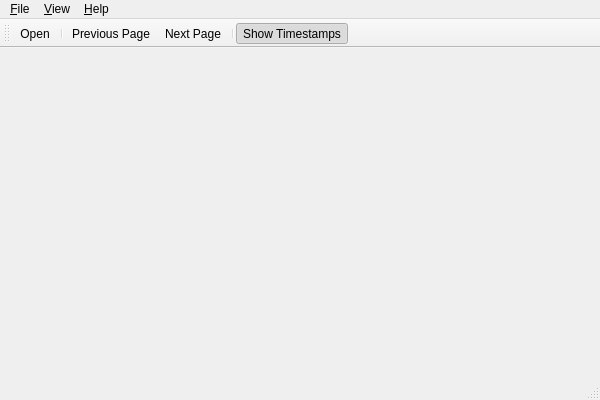
<?xml version="1.0" encoding="UTF-8"?>
<ui version="4.0">
 <class>MainWindow</class>
 <widget class="QMainWindow" name="MainWindow">
  <property name="geometry">
   <rect>
    <x>0</x>
    <y>0</y>
    <width>600</width>
    <height>400</height>
   </rect>
  </property>
  <property name="windowTitle">
   <string>Subtitler</string>
  </property>
  <property name="locale">
   <locale language="English" country="UnitedStates"/>
  </property>
  <property name="toolButtonStyle">
   <enum>Qt::ToolButtonTextBesideIcon</enum>
  </property>
  <property name="documentMode">
   <bool>true</bool>
  </property>
  <property name="unifiedTitleAndToolBarOnMac">
   <bool>true</bool>
  </property>
  <widget class="QWidget" name="pCentralWidget">
   <layout class="QVBoxLayout" name="verticalLayout">
    <property name="spacing">
     <number>0</number>
    </property>
    <property name="leftMargin">
     <number>0</number>
    </property>
    <property name="topMargin">
     <number>0</number>
    </property>
    <property name="rightMargin">
     <number>0</number>
    </property>
    <property name="bottomMargin">
     <number>0</number>
    </property>
    <item>
     <widget class="QTabWidget" name="pTabWidget">
      <property name="usesScrollButtons">
       <bool>true</bool>
      </property>
      <property name="documentMode">
       <bool>true</bool>
      </property>
      <property name="tabsClosable">
       <bool>true</bool>
      </property>
      <property name="movable">
       <bool>true</bool>
      </property>
      <property name="tabBarAutoHide">
       <bool>false</bool>
      </property>
     </widget>
    </item>
   </layout>
  </widget>
  <widget class="QMenuBar" name="pMenuBar">
   <property name="geometry">
    <rect>
     <x>0</x>
     <y>0</y>
     <width>600</width>
     <height>22</height>
    </rect>
   </property>
   <widget class="QMenu" name="pFileMenu">
    <property name="title">
     <string>&amp;File</string>
    </property>
    <addaction name="pOpenAction"/>
    <addaction name="pExitAction"/>
   </widget>
   <widget class="QMenu" name="pHelpMenu">
    <property name="title">
     <string>&amp;Help</string>
    </property>
    <addaction name="pAboutQtAction"/>
    <addaction name="pAboutAction"/>
   </widget>
   <widget class="QMenu" name="pViewMenu">
    <property name="title">
     <string>&amp;View</string>
    </property>
    <addaction name="pPreviousPageAction"/>
    <addaction name="pNextPageAction"/>
    <addaction name="separator"/>
    <addaction name="pShowTimestampsAction"/>
   </widget>
   <addaction name="pFileMenu"/>
   <addaction name="pViewMenu"/>
   <addaction name="pHelpMenu"/>
  </widget>
  <widget class="QToolBar" name="pToolBar">
   <attribute name="toolBarArea">
    <enum>TopToolBarArea</enum>
   </attribute>
   <attribute name="toolBarBreak">
    <bool>false</bool>
   </attribute>
   <addaction name="pOpenAction"/>
   <addaction name="separator"/>
   <addaction name="pPreviousPageAction"/>
   <addaction name="pNextPageAction"/>
   <addaction name="separator"/>
   <addaction name="pShowTimestampsAction"/>
  </widget>
  <widget class="QStatusBar" name="pStatusBar"/>
  <action name="pOpenAction">
   <property name="icon">
    <iconset resource="res.qrc">
     <normaloff>:/icons/open-file-icon</normaloff>:/icons/open-file-icon</iconset>
   </property>
   <property name="text">
    <string>&amp;Open...</string>
   </property>
  </action>
  <action name="pExitAction">
   <property name="text">
    <string>E&amp;xit</string>
   </property>
  </action>
  <action name="pAboutQtAction">
   <property name="text">
    <string>About &amp;Qt...</string>
   </property>
  </action>
  <action name="pAboutAction">
   <property name="text">
    <string>About...</string>
   </property>
  </action>
  <action name="pNextPageAction">
   <property name="icon">
    <iconset resource="res.qrc">
     <normaloff>:/icons/next-page-icon</normaloff>:/icons/next-page-icon</iconset>
   </property>
   <property name="text">
    <string>&amp;Next Page</string>
   </property>
   <property name="toolTip">
    <string>Scroll to Next Page</string>
   </property>
  </action>
  <action name="pPreviousPageAction">
   <property name="icon">
    <iconset resource="res.qrc">
     <normaloff>:/icons/previous-page-icon</normaloff>:/icons/previous-page-icon</iconset>
   </property>
   <property name="text">
    <string>&amp;Previous Page</string>
   </property>
   <property name="toolTip">
    <string>Scroll to Previous Page</string>
   </property>
  </action>
  <action name="pShowTimestampsAction">
   <property name="checkable">
    <bool>true</bool>
   </property>
   <property name="checked">
    <bool>true</bool>
   </property>
   <property name="icon">
    <iconset resource="res.qrc">
     <normaloff>:/icons/show-timestamps-icon</normaloff>:/icons/show-timestamps-icon</iconset>
   </property>
   <property name="text">
    <string>Show Timestamps</string>
   </property>
  </action>
 </widget>
 <layoutdefault spacing="6" margin="11"/>
 <resources>
  <include location="res.qrc"/>
 </resources>
 <connections/>
</ui>
